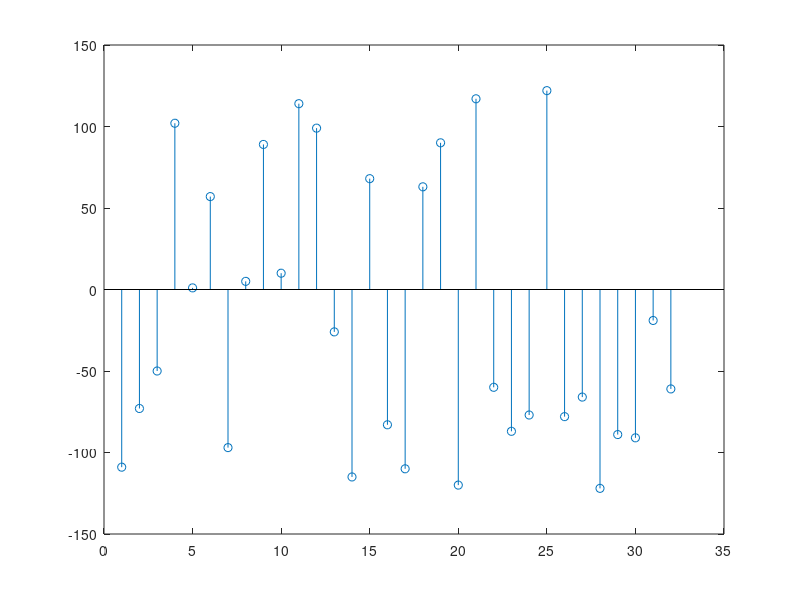

Recreate this plot in MATLAB. (Note: this script raises an error after producing the figure.)
% Lab2
% student id: 111521035

%% procedure 1

%rng('shuffle','simdTwister'); % True-random
rng(32,"twister"); % Pseudo-random
rand_temp = randperm(256)-129;
rand_32 = rand_temp(1,1:32)
stem ((1:32),rand_32);

num = 32;
mat_32_with_index = matrix_add_index(rand_32, num)

min_value = value_remove_index(mat_32_with_index(1,1),num);
min_index = 1;

for clock = 1:32
    
    DFF = min_value;
    index = index_value(mat_32_with_index(1,clock),num);
    comp_index = comparator(value_remove_index(mat_32_with_index(1,index),num),min_value);

    if (comp_index) 
        min_value = value_remove_index(mat_32_with_index(1,index),num);
        min_index = index;
    end
    fprintf("Clock %2d : Compare %4d and %4d \t Value of comparator is %d \t", ...
                clock, DFF, value_remove_index(mat_32_with_index(1,index),num), comp_index);
    fprintf(" Min/Index = %d/%d\n", min_value, min_index)
end

fprintf("\nThe minimum in value is %d\n",min_value); 
fprintf("The index is %d\n\n", min_index);

fprintf("\nThe maximum in value is %d\n",max(rand_32)); 
fprintf("The index is %d\n\n", find(rand_32==max(rand_32)));

%% Procedure 2

mat_32 = zeros(1,32);
mat_16 = zeros(1,16);
mat_8 = zeros(1,8);
mat_4 = zeros(1,4);
mat_2 = zeros(1,2);
value_minimim = 0;

for clock = 1:32
    mat_32 = circshift(mat_32,1);
    mat_32(1,1) = mat_32_with_index(1,33-clock);
end

fprintf("The inputs values and index is:\n");
for i= 1:32
    fprintf("%2d: Values/Index: %4d/%2d\n", i, value_remove_index(mat_32(1,i), num), ...
            index_value(mat_32(1,i), num));
end

fprintf("\n\nSecond layer:\n")

for i = 1:16
    if(comparator(mat_32(1,2*i), mat_32(1,2*i-1)))
        mat_16(1,i) = mat_32(1,2*i);
    else 
        mat_16(1,i) = mat_32(1,2*i-1);
    end
    fprintf("%2d: Values/Index: %4d/%2d\n", i, value_remove_index(mat_16(1,i), num), ...
            index_value(mat_16(1,i), num))
end

fprintf("\n\nThird layer:\n")

for i = 1:8
    if(comparator(mat_16(1,2*i), mat_16(1,2*i-1)))
        mat_8(1,i) = mat_16(1,2*i);
    else 
        mat_8(1,i) = mat_16(1,2*i-1);
    end
    fprintf("%2d: Values/Index: %4d/%2d\n", i, value_remove_index(mat_8(1,i), num), ...
        index_value(mat_8(1,i), num))
end

fprintf("\n\nFourth layer:\n")

for i = 1:4
    if(comparator(mat_8(1,2*i), mat_8(1,2*i-1)))
        mat_4(1,i) = mat_8(1,2*i);
    else 
        mat_4(1,i) = mat_8(1,2*i-1);
    end
    fprintf("%2d: Values/Index: %4d/%2d\n", i, value_remove_index(mat_4(1,i), num), ...
    index_value(mat_4(1,i), num))
end

fprintf("\n\nFifth layer:\n")

for i = 1:2
    if(comparator(mat_4(1,2*i), mat_4(1,2*i-1)))
        mat_2(1,i) = mat_4(1,2*i);
    else 
        mat_2(1,i) = mat_4(1,2*i-1);
    end
    fprintf("%2d: Values/Index: %4d/%2d\n", i, value_remove_index(mat_2(1,i), num), ...
    index_value(mat_2(1,i), num))
end

fprintf("\n\nSixth layer:\n")

    if(comparator(mat_4(1,2), mat_4(1,1)))
        min_value_with_index = mat_2(1,2);
    else 
        min_value_with_index = mat_2(1,1);
    end

min_value = value_remove_index(min_value_with_index, num);
min_index = index_value(min_value_with_index, num);

fprintf("Values/Index: %4d/%2d\n", min_value, min_index)

%% Procedure 3

% Sort4
    
    sort_4 = mat_32_with_index(1,1:4)
    sort_4 = sort4(sort_4)     

 
%% Procedure 4

    Top6 = SelectTop6(mat_32_with_index,32)

    ans_32 = sort(mat_32_with_index);
    ans_6 = ans_32(1, 27:32)